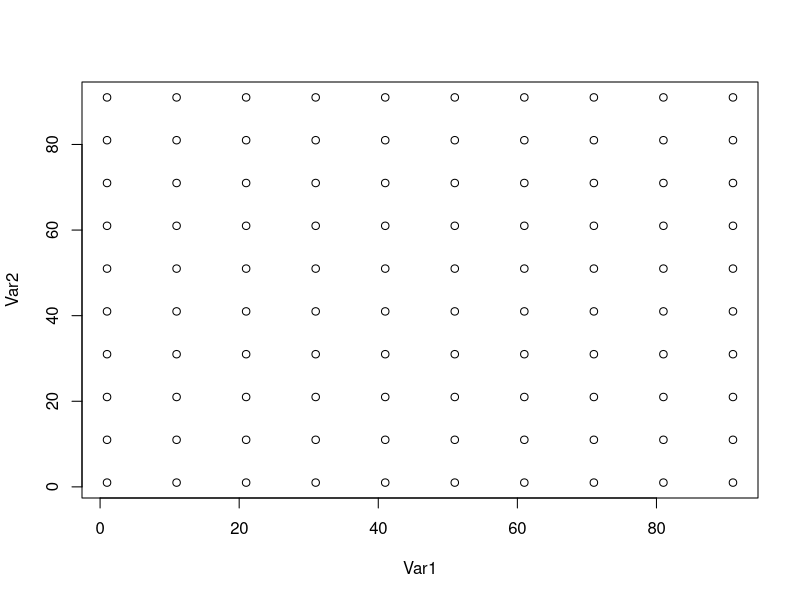

Write the R code that produced this figure. (Note: this script raises an error after producing the figure.)
## .................................................................................
## Purpose: Make a lattice model to use for the polySimIBD modeling framework
##
## Notes:
## .................................................................................
library(tidyverse)
library(raster)
set.seed(48)

#............................................................
# Make a spatial setup to ask two question (01; 02 scripts)
#     Will use a Lattice Model
#...........................................................
#......................
# Lattice
#......................
nCell <- 100
coords <- round(seq(1, nCell, by = 10))
latticemodel <- expand.grid(coords, coords)
plot(latticemodel)
colnames(latticemodel) <- c("longnum", "latnum")

# store, same approx order of mag as distance for migration
latticemodel <- latticemodel %>%
  dplyr::mutate(deme = 1:dplyr::n())

#............................................................
# cartesian distance matrix
#...........................................................
#......................
# get combinations I need
#......................
locatcomb <- t(combn(sort(latticemodel$deme), 2)) %>%
  tibble::as_tibble(., .name_repair = "minimal") %>%
  magrittr::set_colnames(c("deme1", "deme2"))
# get selfs
selves <- tibble::tibble(deme1 = unique(c(locatcomb$deme1, locatcomb$deme2)),
                         deme2 = unique(c(locatcomb$deme1, locatcomb$deme2)))
locatcomb <- dplyr::bind_rows(locatcomb, selves)
#......................
# calculate for euclidean and height
#......................
# euc and height
locatcomb$distval <- furrr::future_pmap_dbl(locatcomb, function(deme1, deme2){
  # get long lat
  xy1 <- latticemodel[latticemodel$deme == deme1, c("longnum", "latnum")]
  xy2 <- latticemodel[latticemodel$deme == deme2, c("longnum", "latnum")]

  # euclidean distance
  euc <- dist(rbind(xy1, xy2), method = "euclidean")
  return(euc)}
  )


# now combine
latticemodel_x <- latticemodel %>%
  dplyr::rename(deme1 = deme)
latticemodel_y <- latticemodel %>%
  dplyr::rename(deme2 = deme)
locatcomb <- locatcomb %>%
  dplyr::left_join(., latticemodel_x, by = "deme1") %>%
  dplyr::left_join(., latticemodel_y, by = "deme2")

# save out
saveRDS(latticemodel, file = "data/sim_data/lattice_model.rds")
saveRDS(locatcomb, file = "data/sim_data/locatcombo.rds")
